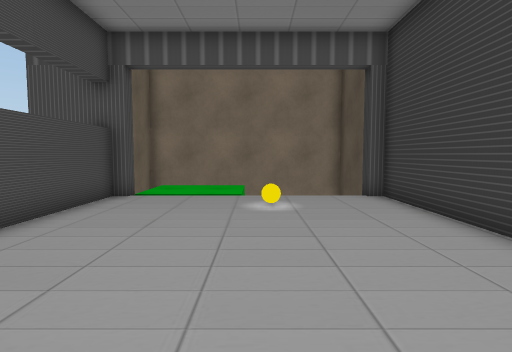
View 1 (above)

18 first-person views from a walk through a Unity game level. The camera is 1.4 m above the floor, tilts 4° down and sees 80° across. Doors are open. The floor is counted in squares, 1.08 m on a side. Each view is taken from the middle of a square. On the plan, view 1 faces up. The plan holds only what a view shows up to about 14 squares ahead; the rest is blank. The place goes on beyond the plan. The player is left out. Some surface patterns are stand-ins.

View 2
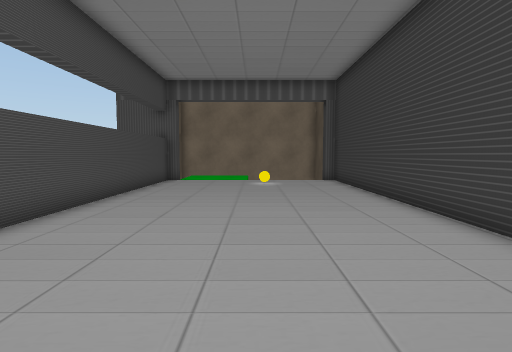

View 3
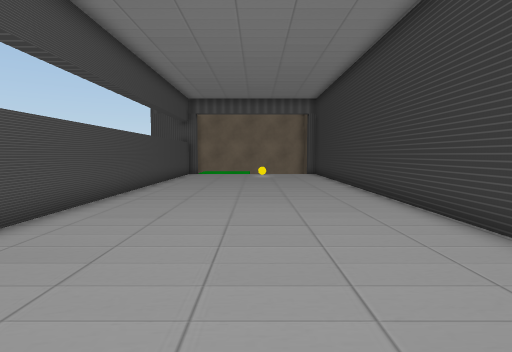

View 4
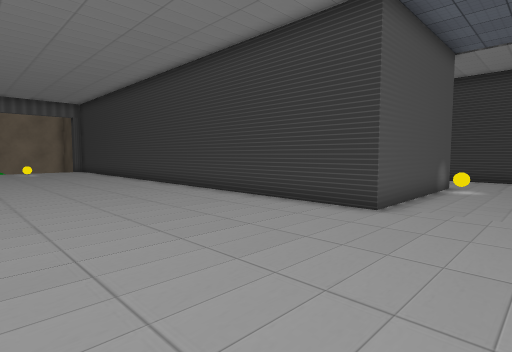

View 5
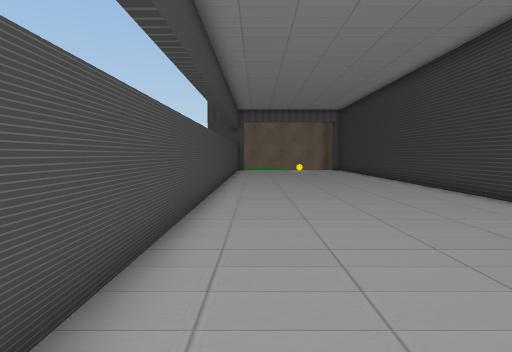

View 6
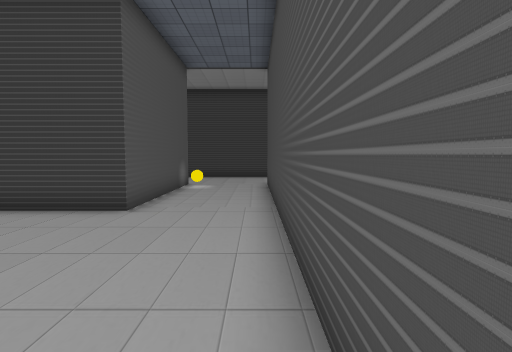

View 7
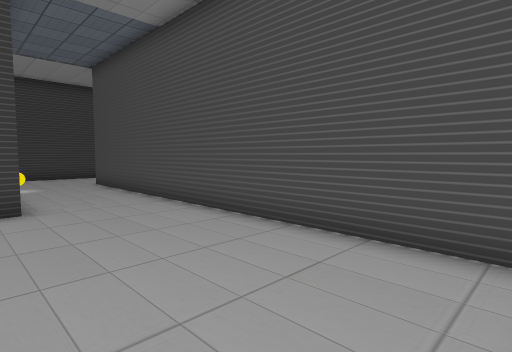

View 8
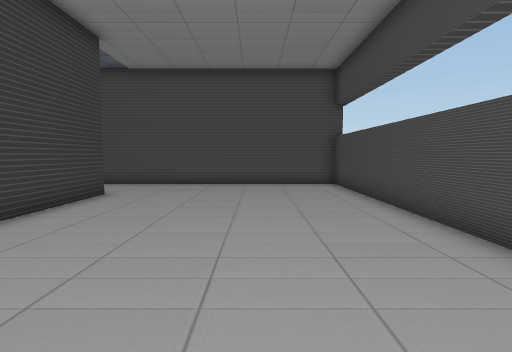

View 9
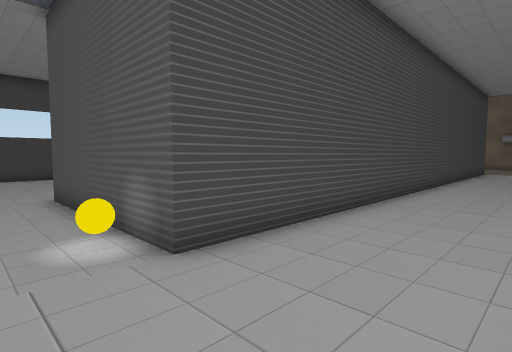

View 10
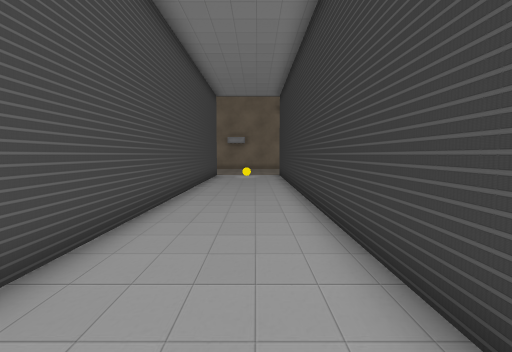

View 11
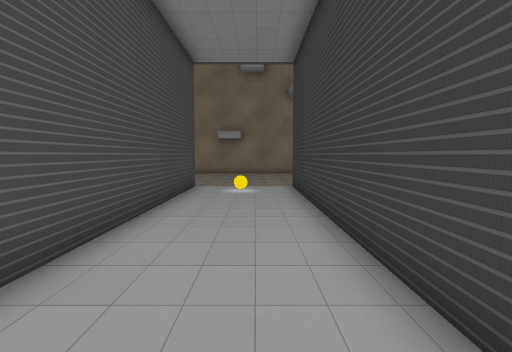

View 12
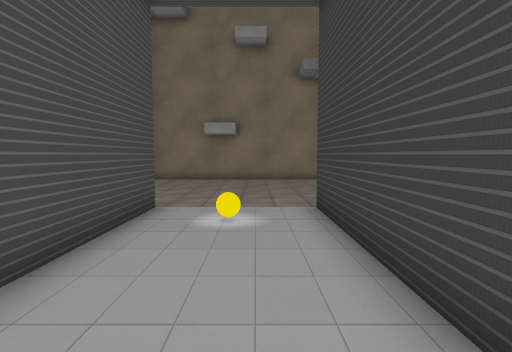

View 13
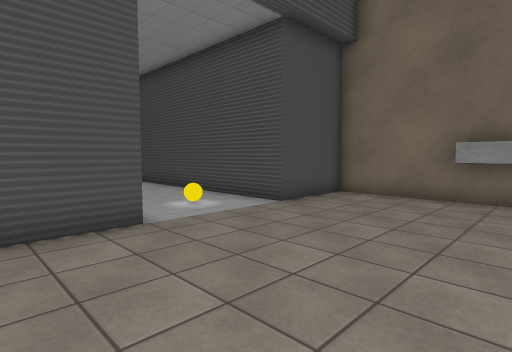

View 14
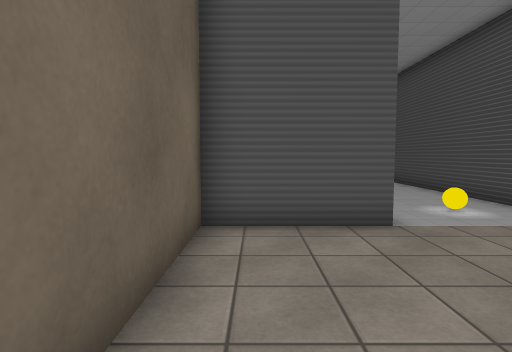

View 15
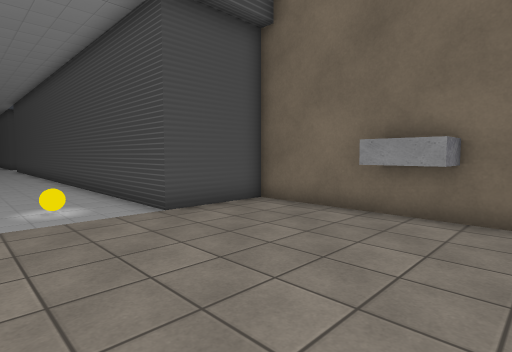

View 16
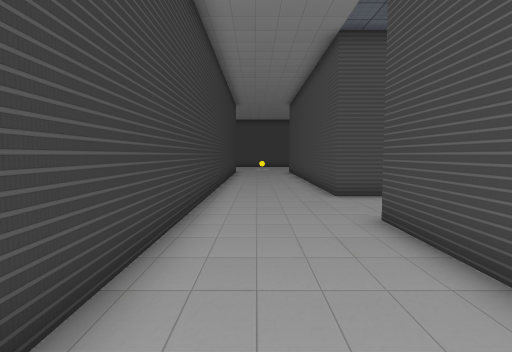

View 17
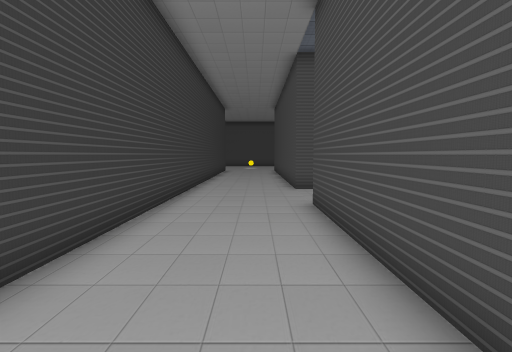

View 18
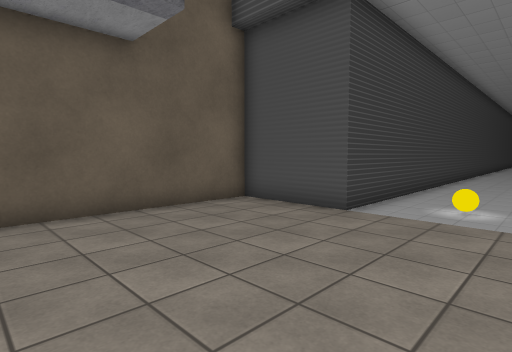

### Floor plan
Points are (right, up) in squares from view 1. A wall is a line through its corners. A room is listed if a view was taken in it or the views show most of it. See-through windows are left out.
Room 1 (views 1, 2, 3, 4, 5, 6, 7, 8)
walls: (10.5, -13) (4, -13) (4, 9.5); (-4, 9.5) (-4.5, 9.5) (-4.5, -16.5) (10.5, -16.5)
ways out: opening at (11, -15) to room 2; open door at (0, 10)
objects: yellow ball (0, 8); yellow ball (9, -14)
Room 2 (views 9, 10, 11, 12, 13, 14, 15, 16, 17, 18)
walls: (7.2, 14.7) (8.3, 14.7) (8.3, 13.1); (7.3, 15.5) (7.3, 9.5) (10.5, 9.5) (10.5, -13); (10.5, -16.5) (10.5, -20.5); (14.5, -20.2) (14.5, 9.5) (18, 9.5) (18, 15.5)
ways out: opening at (11, -15) to room 1
objects: yellow ball (12, 8)

Positions as (right, up) in squares from view 1, and headings:
1: (0, 0), facing up
2: (0, -6), facing up
3: (0, -11), facing up
4: (-3, -16), facing up-right
5: (-3, -16), facing up
6: (-3, -16), facing right
7: (-4, -12), facing down-right
8: (-1, -3), facing down
9: (14, -15), facing up-left
10: (13, -10), facing up
11: (13, -3), facing up
12: (13, 2), facing up
13: (17, 15), facing down-left
14: (17, 15), facing down
15: (14, 16), facing down-left
16: (13, -7), facing down
17: (12, -5), facing down
18: (11, 16), facing down-right
